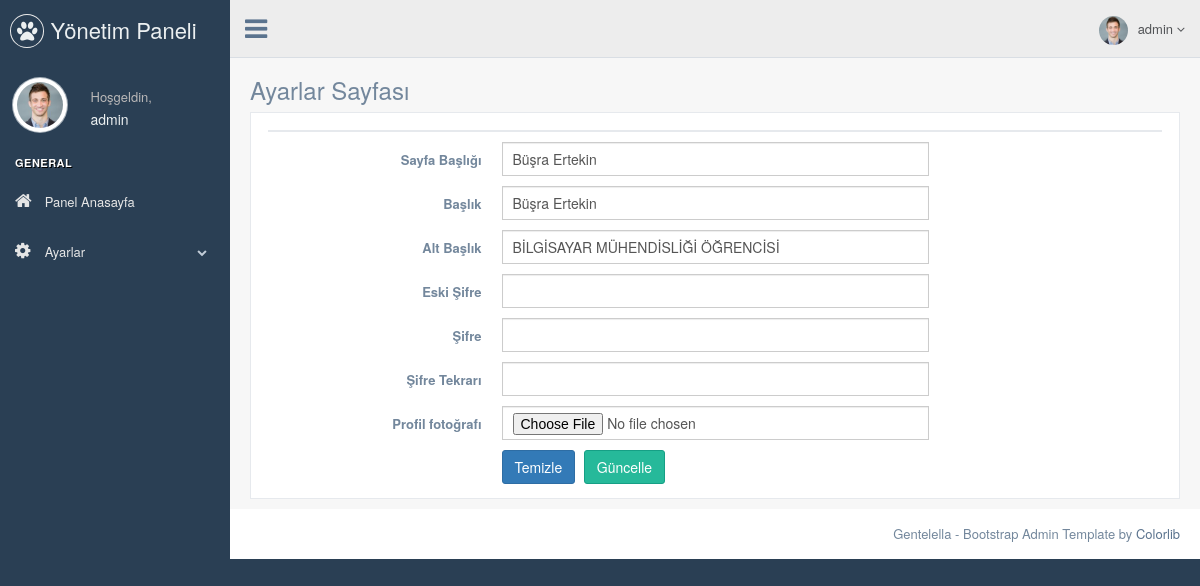
The page /pp/nedmin/settings.php (signed in) on the database its author committed.
### tables this page shows
CREATE TABLE `user` (
  `user_id` int(11) NOT NULL,
  `user_name` varchar(50) NOT NULL,
  `email` varchar(50) NOT NULL,
  `password` varchar(250) NOT NULL
);

CREATE TABLE `site_settings` (
  `settings_id` int(11) NOT NULL,
  `site_title` varchar(50) NOT NULL,
  `title` varchar(50) NOT NULL,
  `subtitle` varchar(50) NOT NULL,
  `picture` varchar(250) NOT NULL
);

### pp/nedmin/settings.php (the view, shortened to what this page needs)
<?php
include "header.php";
$check_settings = $db->prepare("SELECT * FROM site_settings");
$check_settings->execute();
$control_settings = $check_settings->rowCount();
$fetch_settings = $db->prepare("SELECT * FROM site_settings WHERE settings_id=1");
$fetch_settings->execute();
$fetch = $fetch_settings->fetch(PDO::FETCH_ASSOC);
?>
<div class="right_col" role="main">
  <div class="">
    <div class="page-title">
      <div class="title_left">
        <h3>Ayarlar Sayfası</h3>
      </div>
    </div>
    <div class="clearfix"></div>
    <div class="row">
      <div class="col-md-12 col-sm-12 col-xs-12">
        <div class="x_panel">
          <div class="x_title">
          </div>
          <form class="form-horizontal form-label-left" action="process.php" method="POST">
            <div class="item form-group">
              <label class="control-label col-md-3 col-sm-3 col-xs-12">Sayfa Başlığı
              </label>
              <div class="col-md-6 col-sm-6 col-xs-12">
                <input type="text" name="site_title" value="<?php echo $fetch['site_title'] ?>" required="required" class="form-control col-md-7 col-xs-12">
              </div>
            </div>
            <div class="item form-group">
              <label class="control-label col-md-3 col-sm-3 col-xs-12">Başlık
              </label>
              <div class="col-md-6 col-sm-6 col-xs-12">
                <input type="text" name="title" value="<?php echo $fetch['title'] ?>" required="required" class="form-control col-md-7 col-xs-12">
              </div>
            </div>
            <div class="item form-group">
              <label class="control-label col-md-3 col-sm-3 col-xs-12">Alt Başlık
              </label>
              <div class="col-md-6 col-sm-6 col-xs-12">
                <input type="text" name="subtitle" value="<?php echo $fetch['subtitle'] ?>" required="required" class="form-control col-md-7 col-xs-12">
              </div>
            </div>
            <div class="item form-group">
              <label class="control-label col-md-3 col-sm-3 col-xs-12">Eski Şifre
              </label>
              <div class="col-md-6 col-sm-6 col-xs-12">
                <input type="password" name="password" required="required" class="form-control col-md-7 col-xs-12">
              </div>
            </div>
            <div class="item form-group">
              <label class="control-label col-md-3 col-sm-3 col-xs-12">Şifre
              </label>
              <div class="col-md-6 col-sm-6 col-xs-12">
                <input type="password" name="newpassword" required="required" class="form-control col-md-7 col-xs-12">
              </div>
            </div>
            <div class="item form-group">
              <label class="control-label col-md-3 col-sm-3 col-xs-12">Şifre Tekrarı
              </label>
              <div class="col-md-6 col-sm-6 col-xs-12">
                <input type="password" name="newpassword2" required="required" class="form-control col-md-7 col-xs-12">
              </div>
            </div>
            <div class="item form-group">
              <label class="control-label col-md-3 col-sm-3 col-xs-12">Profil fotoğrafı
              </label>
              <div class="col-md-6 col-sm-6 col-xs-12">
                <input type="file" name="picture" value="<?php echo $fetch['picture'] ?>" required="required" class="form-control col-md-7 col-xs-12">
              </div>
            </div>
            <div class="form-group">
              <div class="col-md-6 col-md-offset-3">
                <button type="submit" class="btn btn-primary">Temizle</button>
                <?php
                if ($control_settings == 1) { ?>
                  <button type="submit" class="btn btn-success" name="update_settings">Güncelle</button>
                <?php } else { ?>
                  <button type="submit" class="btn btn-warning" name="insert_settings">Ekle</button>
                <?php } ?>
              </div>
            </div>
        </div>
      </div>
    </div>
  </div>
</div>
</div>
</div>
<?php
include "footer.php";
?>

### pp/nedmin/header.php (shortened to what this page needs)
<?php
include 'connect.php';
$user_name = $_SESSION['user_name'];
$query = $db->prepare("SELECT * FROM user WHERE user_name='$user_name'");
$query->execute();
$fetch = $query->fetch();
?>
<!DOCTYPE html>
<html lang="en">
  <head>
    <link href="./vendors/bootstrap/dist/css/bootstrap.min.css" rel="stylesheet">
    <link href="./vendors/font-awesome/css/font-awesome.min.css" rel="stylesheet">
    <link href="./vendors/nprogress/nprogress.css" rel="stylesheet">
    <link href="./vendors/iCheck/skins/flat/green.css" rel="stylesheet">
    <link href="./vendors/bootstrap-progressbar/css/bootstrap-progressbar-3.3.4.min.css" rel="stylesheet">
    <link href="./vendors/jqvmap/dist/jqvmap.min.css" rel="stylesheet"/>
    <link href="./vendors/bootstrap-daterangepicker/daterangepicker.css" rel="stylesheet">
    <link href="./build/css/custom.min.css" rel="stylesheet">
  </head>
  <body class="nav-md">
    <div class="container body">
      <div class="main_container">
        <div class="col-md-3 left_col">
          <div class="left_col scroll-view">
            <div class="navbar nav_title" style="border: 0;">
              <a href="index.html" class="site_title"><i class="fa fa-paw"></i> <span>Yönetim Paneli</span></a>
            </div>
            <div class="profile clearfix">
              <div class="profile_pic">
                <img src="images/img.jpg" alt="..." class="img-circle profile_img">
              </div>
              <div class="profile_info">
                <span>Hoşgeldin,</span>
                <h2><?php echo $fetch['user_name']; ?></h2>
              </div>
            </div>
            <br />
            <div id="sidebar-menu" class="main_menu_side hidden-print main_menu">
              <div class="menu_section">
                <h3>General</h3>
                <ul class="nav side-menu">
                  <li><a href="index.php" ><i class="fa fa-home"></i> Panel Anasayfa</a>
                  </li>
                  <li><a><i class="fa fa-cog"></i> Ayarlar <span class="fa fa-chevron-down"></span></a>
                  </li>
                </ul>
              </div>
            </div>
          </div>
        </div>
        <div class="top_nav">
          <div class="nav_menu">
            <nav>
              <div class="nav toggle">
                <a id="menu_toggle"><i class="fa fa-bars"></i></a>
              </div>
              <ul class="nav navbar-nav navbar-right">
                <li class="">
                  <a href="javascript:;" class="user-profile dropdown-toggle" data-toggle="dropdown" aria-expanded="false">
                    <img src="images/img.jpg" alt=""><?php echo $fetch['user_name']; ?>
                    <span class=" fa fa-angle-down"></span>
                  </a>
                </li>
              </ul>
            </nav>
          </div>
        </div>

### rows shown on the page
user: user_name "admin"
site_settings: site_title "Büşra Ertekin", title "Büşra Ertekin", subtitle "BİLGİSAYAR MÜHENDİSLİĞİ ÖĞRENCİSİ"
